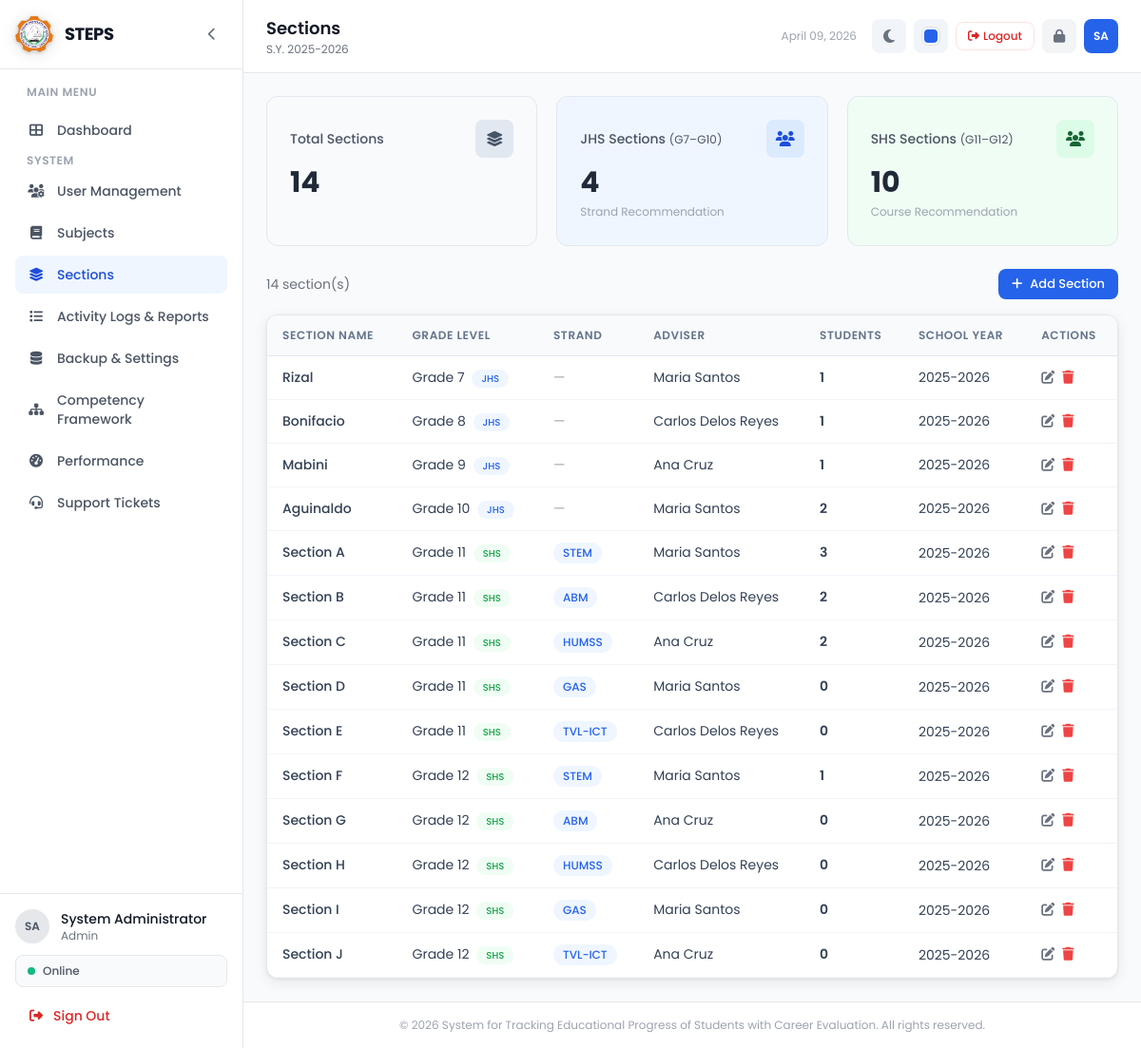
Screenshot of /sections/index.php (signed in) with the database file from the repository.
### tables this page shows
CREATE TABLE IF NOT EXISTS `sections` (
  `id` int NOT NULL AUTO_INCREMENT,
  `section_name` varchar(50) NOT NULL,
  `grade_level` int NOT NULL,
  `strand` varchar(50) DEFAULT NULL,
  `adviser_id` int DEFAULT NULL,
  `school_year` varchar(20) NOT NULL,
  `created_at` timestamp NULL DEFAULT CURRENT_TIMESTAMP,
  PRIMARY KEY (`id`),
  UNIQUE KEY `unique_section` (`section_name`,`grade_level`,`school_year`),
  KEY `adviser_id` (`adviser_id`)
);

CREATE TABLE IF NOT EXISTS `users` (
  `id` int NOT NULL AUTO_INCREMENT,
  `username` varchar(50) NOT NULL,
  `password` varchar(255) NOT NULL,
  `full_name` varchar(100) NOT NULL,
  `email` varchar(100) DEFAULT NULL,
  `role` enum('admin','teacher','guidance') NOT NULL DEFAULT 'teacher',
  `status` enum('active','inactive') NOT NULL DEFAULT 'active',
  `created_at` timestamp NULL DEFAULT CURRENT_TIMESTAMP,
  `updated_at` timestamp NULL DEFAULT CURRENT_TIMESTAMP ON UPDATE CURRENT_TIMESTAMP,
  PRIMARY KEY (`id`),
  UNIQUE KEY `username` (`username`)
);

### config/constants.php (called while the page is built, shortened)
<?php
function effectiveSchoolYear() {
    $s = $GLOBALS['steps_settings'] ?? [];
    return !empty($s['school_year']) ? $s['school_year'] : SCHOOL_YEAR;
}
function sanitize($data) {
    return htmlspecialchars(strip_tags(trim($data)), ENT_QUOTES, 'UTF-8');
}

### sections/index.php (the view, shortened to what this page needs)
<?php
require_once __DIR__ . '/../includes/header.php';
$isAdmin = ($_SESSION['role'] ?? '') === 'admin';
$currentUserId = $_SESSION['user_id'] ?? 0;
$sectionsQuery = "SELECT sec.*, u.full_name as adviser_name,
    (SELECT COUNT(*) FROM students s WHERE s.section_id = sec.id AND s.status = 'active') as student_count
    FROM sections sec
    LEFT JOIN users u ON sec.adviser_id = u.id
    " . ($isAdmin ? "" : "WHERE sec.adviser_id = ?") . "
    ORDER BY sec.school_year DESC, sec.grade_level, sec.section_name";
if ($isAdmin) {
    $sections = $pdo->query($sectionsQuery)->fetchAll();
} else {
    $stmt = $pdo->prepare($sectionsQuery);
    $stmt->execute([$currentUserId]);
    $sections = $stmt->fetchAll();
}
require_once __DIR__ . '/../includes/sidebar.php';
?>
<?php
$jhsCount = count(array_filter($sections, fn($s) => $s['grade_level'] >= 7 && $s['grade_level'] <= 10));
$shsCount = count(array_filter($sections, fn($s) => $s['grade_level'] >= 11));
?>
<div class="grid grid-cols-1 md:grid-cols-3 gap-5 mb-6">
    <div class="stat-card" style="background:#f8fafc;">
        <div class="flex items-center justify-between mb-2">
            <span class="text-sm font-medium text-gray-600">Total Sections</span>
            <div class="w-10 h-10 rounded-lg flex items-center justify-center" style="background:#e2e8f0;">
                <i class="fas fa-layer-group" style="color:#475569;"></i>
            </div>
        </div>
        <p class="text-3xl font-bold text-gray-800"><?= count($sections) ?></p>
    </div>
    <div class="stat-card" style="background:#eff6ff;">
        <div class="flex items-center justify-between mb-2">
            <span class="text-sm font-medium text-gray-600">JHS Sections <span class="text-xs font-normal">(G7–G10)</span></span>
            <div class="w-10 h-10 rounded-lg flex items-center justify-center" style="background:#dbeafe;">
                <i class="fas fa-users" style="color:#1d4ed8;"></i>
            </div>
        </div>
        <p class="text-3xl font-bold text-gray-800"><?= $jhsCount ?></p>
        <span class="text-xs text-gray-400">Strand Recommendation</span>
    </div>
    <div class="stat-card" style="background:#f0fdf4;">
        <div class="flex items-center justify-between mb-2">
            <span class="text-sm font-medium text-gray-600">SHS Sections <span class="text-xs font-normal">(G11–G12)</span></span>
            <div class="w-10 h-10 rounded-lg flex items-center justify-center" style="background:#dcfce7;">
                <i class="fas fa-users" style="color:#166534;"></i>
            </div>
        </div>
        <p class="text-3xl font-bold text-gray-800"><?= $shsCount ?></p>
        <span class="text-xs text-gray-400">Course Recommendation</span>
    </div>
</div>
<div class="flex items-center justify-between mb-4">
    <p class="text-sm text-gray-500"><?= count($sections) ?> section(s)</p>
    <button onclick="openModal('addSectionModal')" class="btn btn-primary btn-sm"><i class="fas fa-plus"></i> Add Section</button>
</div>
<div class="bg-white border border-gray-200 rounded-xl overflow-hidden">
    <div class="overflow-x-auto">
        <table class="steps-table" id="sectionsTable">
            <thead>
                <tr><th>Section Name</th><th>Grade Level</th><th>Strand</th><th>Adviser</th><th>Students</th><th>School Year</th><th>Actions</th></tr>
            </thead>
            <tbody>
                <?php foreach ($sections as $sec): ?>
                    <tr>
                        <td class="font-medium"><?= sanitize($sec['section_name']) ?></td>
                        <td>
                            Grade <?= $sec['grade_level'] ?>
                            <?php if ($sec['grade_level'] >= 7 && $sec['grade_level'] <= 10): ?>
                                <span class="badge badge-blue ml-1 text-[10px]">JHS</span>
                            <?php else: ?>
                                <span class="badge badge-green ml-1 text-[10px]">SHS</span>
                            <?php endif; ?>
                        </td>
                        <td><?php if ($sec['strand']): ?><span class="badge badge-blue"><?= sanitize($sec['strand']) ?></span><?php else: ?><span class="text-gray-400">—</span><?php endif; ?></td>
                        <td><?= sanitize($sec['adviser_name'] ?? '—') ?></td>
                        <td><span class="font-semibold"><?= $sec['student_count'] ?></span></td>
                        <td class="text-sm text-gray-500"><?= sanitize($sec['school_year']) ?></td>
                        <td>
                            <div class="flex items-center gap-2">
                                <button onclick="loadEditSection(<?= $sec['id'] ?>)" class="text-gray-500 hover:text-gray-700" title="Edit"><i class="fas fa-edit"></i></button>
                                <form method="POST" class="inline" onsubmit="event.preventDefault(); confirmDelete(this, 'this section');">
                                    <button type="submit" class="text-red-500 hover:text-red-700" title="Delete"><i class="fas fa-trash"></i></button>
                                </form>
                            </div>
                        </td>
                    </tr>
                <?php endforeach; ?>
            </tbody>
        </table>
    </div>
</div>
<?php require_once __DIR__ . '/../includes/footer.php'; ?>

### assets/css/style.css (style rules this page uses)
:root, [data-theme="blue"] { --primary-50: #eff6ff; --primary-100: #dbeafe; --primary-200: #bfdbfe; --primary-500: #3b82f6; --primary-600: #2563eb; --primary-700: #1d4ed8; --primary-rgb: 37, 99, 235; --sidebar-accent: #2563eb; }
* { margin: 0; padding: 0; box-sizing: border-box; }
body { font-family: 'Poppins', sans-serif; }
.steps-table { width: 100%; border-collapse: separate; border-spacing: 0; }
.rounded-xl:has(.steps-table) { box-shadow: 0 4px 14px rgba(0, 0, 0, 0.08), 0 1px 3px rgba(0, 0, 0, 0.06); }
.steps-table thead th { background-color: #f8fafc; padding: 12px 16px; text-align: left; font-size: 12px; font-weight: 600; color: #64748b; text-transform: uppercase; letter-spacing: 0.05em; border-bottom: 1px solid #e2e8f0; }
.steps-table tbody td { padding: 12px 16px; font-size: 14px; color: #334155; border-bottom: 1px solid #f1f5f9; }
.stat-card { background: white; border: 1px solid #e2e8f0; border-radius: 12px; padding: 24px; transition: box-shadow 0.2s; }
.badge { display: inline-flex; align-items: center; padding: 2px 10px; border-radius: 9999px; font-size: 12px; font-weight: 500; }
.badge-green { background-color: #f0fdf4; color: #16a34a; }
.badge-blue { background-color: var(--primary-50); color: var(--primary-600); }
.btn { display: inline-flex; align-items: center; gap: 8px; padding: 10px 20px; border-radius: 8px; font-family: 'Poppins', sans-serif; font-size: 14px; font-weight: 500; cursor: pointer; transition: all 0.2s; border: none; text-decoration: none; }
.btn-primary { background-color: var(--primary-600); color: white; }
.btn-sm { padding: 6px 14px; font-size: 13px; }

### rows the page displays
sections: section_name "Rizal", grade_level "7", shows "JHS", adviser.full_name "Maria Santos", student_count "1", school_year "2025-2026"
sections: section_name "Bonifacio", grade_level "8", shows "JHS", adviser.full_name "Carlos Delos Reyes", student_count "1", school_year "2025-2026"
sections: section_name "Mabini", grade_level "9", shows "JHS", adviser.full_name "Ana Cruz", student_count "1", school_year "2025-2026"
sections: section_name "Aguinaldo", grade_level "10", shows "JHS", adviser.full_name "Maria Santos", student_count "2", school_year "2025-2026"
sections: section_name "Section A", grade_level "11", shows "SHS", strand "STEM", adviser.full_name "Maria Santos", student_count "3", school_year "2025-2026"
sections: section_name "Section B", grade_level "11", shows "SHS", strand "ABM", adviser.full_name "Carlos Delos Reyes", student_count "2", school_year "2025-2026"
sections: section_name "Section C", grade_level "11", shows "SHS", strand "HUMSS", adviser.full_name "Ana Cruz", student_count "2", school_year "2025-2026"
sections: section_name "Section D", grade_level "11", shows "SHS", strand "GAS", adviser.full_name "Maria Santos", student_count "0", school_year "2025-2026"
sections: section_name "Section E", grade_level "11", shows "SHS", strand "TVL-ICT", adviser.full_name "Carlos Delos Reyes", student_count "0", school_year "2025-2026"
sections: section_name "Section F", grade_level "12", shows "SHS", strand "STEM", adviser.full_name "Maria Santos", student_count "1", school_year "2025-2026"
sections: section_name "Section G", grade_level "12", shows "SHS", strand "ABM", adviser.full_name "Ana Cruz", student_count "0", school_year "2025-2026"
sections: section_name "Section H", grade_level "12", shows "SHS", strand "HUMSS", adviser.full_name "Carlos Delos Reyes", student_count "0", school_year "2025-2026"
sections: section_name "Section I", grade_level "12", shows "SHS", strand "GAS", adviser.full_name "Maria Santos", student_count "0", school_year "2025-2026"
sections: section_name "Section J", grade_level "12", shows "SHS", strand "TVL-ICT", adviser.full_name "Ana Cruz", student_count "0", school_year "2025-2026"

### other values shown
SITE_NAME "STEPS"
$initials "SA"
$fullName "System Administrator"
$role "Admin"
$pageTitle "Sections"
effectiveSchoolYear() "2025-2026"
count($sections) "14"
$jhsCount "4"
$shsCount "10"
SITE_FULL_NAME "System for Tracking Educational Progress of Students with Career Evaluation"
